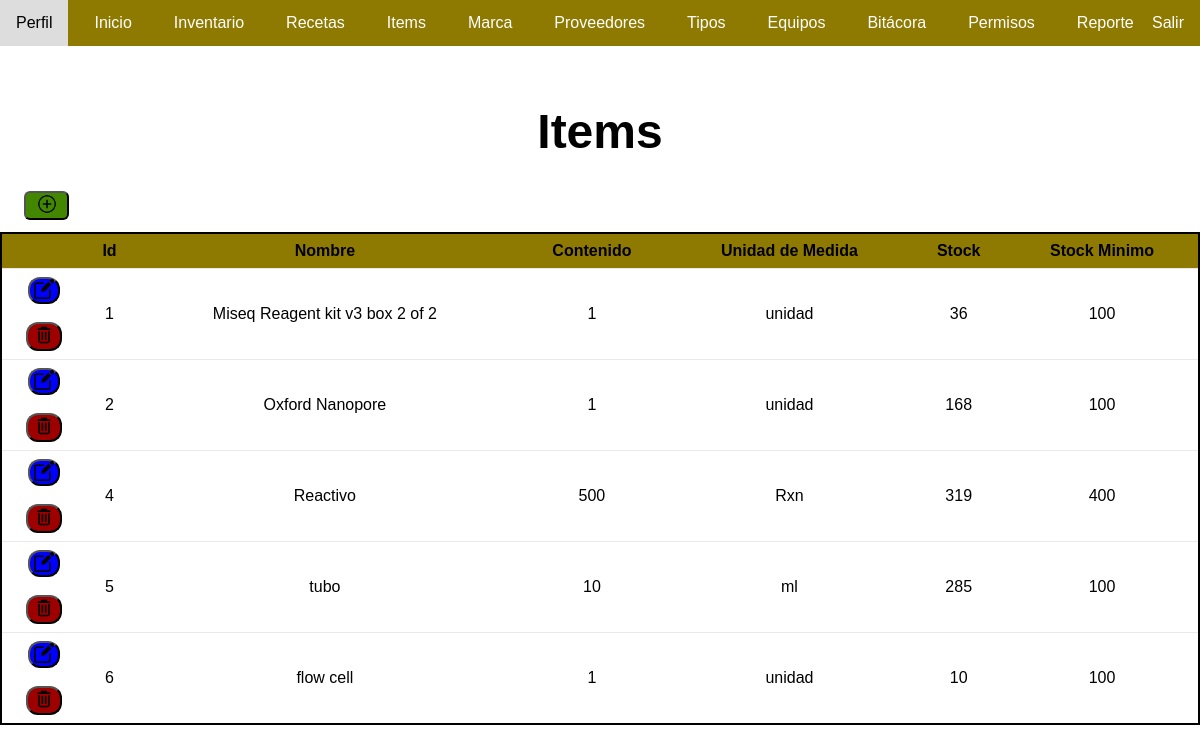
Page /listar-items/ (signed in) on the committed database.
### app/models.py (models this page shows, shortened)
class Item(models.Model):
    nombre = models.CharField(max_length=60, null=False, verbose_name='nombre')
    contenido = models.IntegerField(null=False)
    unidad_de_medida = models.CharField(max_length=30, null=False, verbose_name='unidad_medida')
    stock = models.IntegerField(default=0, blank=True)
    stock_minimo = models.IntegerField(default=0, blank=True)  # Campo agregado
    types = models.ManyToManyField(Type, related_name='items')
    locations = models.ManyToManyField(Location, related_name='items')
    marcas = models.ManyToManyField(Marca, related_name='items')
    proveedores = models.ManyToManyField(Proveedor, related_name='items')
    usuario = models.ForeignKey(User, on_delete=models.SET_NULL, null=True, blank=True)

### app/views.py (the view)
# urls.py: path('listar-items/', views.listar_items, name='listar_items'),
def listar_items(request):
    items = Item.objects.all()
    return render(request, 'listar_items.html', {'items': items})

### app/templates/listar_items.html (shortened to what this page needs)
{% load static %}
<!DOCTYPE html>
<html lang="en">
<head>
    <link rel="stylesheet" type="text/css" href="{% static 'css/marca.css' %}">
</head>
<body>
    <div class="container">
        <nav class="navbar">
            <ul>
                <li><a href="/perfil/">Perfil</a></li>
                <li><a href="/">Inicio</a></li>
                {%if perms.app.view_registro%}
                <li><a href="/inventario/">Inventario</a></li>
                {%endif%}
                <li><a href="/recetas/">Recetas</a></li>
                {% if perms.app.view_item %}
                <li><a href="{% url 'listar_items' %}">Items</a></li>
                {% endif %}
                {% if perms.app.view_marca %}
                <li><a href="/marca/">Marca</a></li>
                {% endif %}
                {% if perms.app.view_proveedor %}
                <li><a href="/proveedores/">Proveedores</a></li>
                {% endif %}
                {% if perms.app.view_type %}
                <li><a href="/tipos/">Tipos</a></li>
                {% endif %}
                {% if perms.app.view_locatios %}
                <li><a href="/listar-locations/">Equipos</a></li>
                {% endif %}
                {% if perms.app.view_bitacora %}
                <li><a href="/bitacora/">Bitácora</a></li>
                {% endif %}
                {% if perms.app.view_auth_permission %}
                <li><a href="/asignar-permisos/">Permisos</a></li>
                {% endif %}
                <li><a href="/usos-receta/">Reporte</a></li>
                <li>
                    <div class="cerrar-sesion"><a href="{% url 'salir' %}" class="cerrar-sesion">Salir</a></div>
                </li>
            </ul>
        </nav>
        <br><br><br><br>
        <h1>Items</h1>
        {% if perms.app.add_item %}
        <button type="button" class='insertar' onclick="window.location.href='{% url 'crear_item' %}'" alt="registrar item">
            <img src="{% static 'imagenes/insertar.png' %}" class="insertar-imagen" alt="registrar item">
        </button>
        {% endif %}
        <table class="default">
            <thead>
                <tr>
                    <th></th>
                    <th>Id</th>
                    <th>Nombre</th>
                    <th>Contenido</th>
                    <th>Unidad de Medida</th>
                    <th>Stock</th>
                    <th>Stock Minimo</th>
                </tr>
            </thead>
            <tbody>
                {% for item in items %}
                <tr>
                    <td>
                        {% if perms.app.change_item %}
                        <button type="button" onclick="window.location.href='{% url 'editar_item' item.id %}'" class="editar">
                            <img src="{% static 'imagenes/editar.png' %}" alt="Editar">
                        </button>
                        {% endif %}
                        <br><br>
                        {% if perms.app.delete_item %}
                        <button type="button" class="eliminar" data-item-id="{{ item.id }}">
                            <img src="{% static 'imagenes/borrar.png' %}" alt="Eliminar">
                        </button>
                        {% endif %}
                    </td>
                    <td>{{ item.id }}</td>
                    <td>{{ item.nombre }}</td>
                    <td>{{ item.contenido }}</td>
                    <td>{{ item.unidad_de_medida }}</td>
                    <td>{{ item.stock }}</td>
                    <td>{{ item.stock_minimo }}</td>
                </tr>
                {% endfor %}
            </tbody>
        </table>
    </div>
</body>
</html>

### app/static/css/marca.css (style rules this page uses)
body { margin: 0; padding: 0%; font-family: Arial, sans-serif; }
.navbar { background-color: #8E7A00; overflow: hidden; margin: auto; position: fixed; top: 0; left: 0; width: 100%; }
.navbar ul { list-style-type: none; margin: 0; padding: 0; overflow: hidden; display: flex; }
.navbar ul li { margin-right: 10px; }
.navbar ul li a { display: block; color: white; text-align: center; padding: 14px 16px; text-decoration: none; }
.navbar ul li a.cerrar-sesion { position: absolute; color: white; text-align: center; padding: 14px 16px; text-decoration: none; right: 0; }
.eliminar { background-color: rgb(158, 0, 0); border-radius: 12px; cursor: pointer; }
.eliminar img { width: 20px; height: 20px; }
table { width: 100%; height: 100%; border-collapse: collapse; cursor: default; border: rgb(0, 0, 0) 2px solid; }
th, td { padding: 8px; text-align: center; border-bottom: 1px solid rgba(194, 192, 192, 0.356) }
th { background-color: #8E7A00; color: rgb(0, 0, 0); position: sticky; top: 0; }
.editar { background-color: blue; border-radius: 12px; cursor: pointer; padding: 0; width: 32px; }
.editar img { width: 20px; height: 20px; }
h1 { text-align: center; font-size: xxx-large; }
.insertar { width: 45px; position: static; margin-right: 1%; cursor: pointer; background-color: rgb(67, 134, 0); border-radius: 6px; margin-bottom: 1%; margin-left: 2%; }
.insertar-imagen { width: 20px; height: 20px; }

### rows in the picture
Item: id "1", nombre "Miseq Reagent kit v3 box 2 of 2", contenido "1", unidad_de_medida "unidad", stock "36", stock_minimo "100"
Item: id "2", nombre "Oxford Nanopore", contenido "1", unidad_de_medida "unidad", stock "168", stock_minimo "100"
Item: id "4", nombre "Reactivo", contenido "500", unidad_de_medida "Rxn", stock "319", stock_minimo "400"
Item: id "5", nombre "tubo", contenido "10", unidad_de_medida "ml", stock "285", stock_minimo "100"
Item: id "6", nombre "flow cell", contenido "1", unidad_de_medida "unidad", stock "10", stock_minimo "100"
